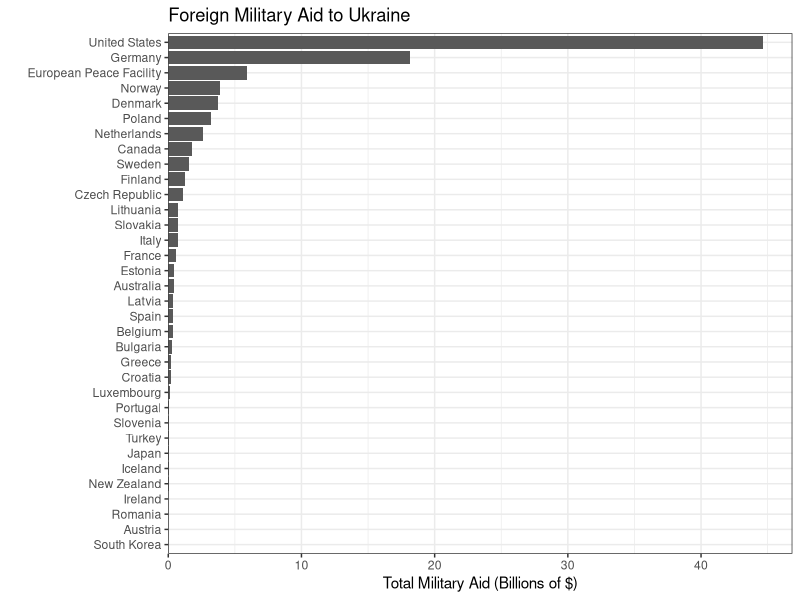

Source code (R):
## ---- chunk 1
library(tidyverse)
library(here)
library(cowplot)


aid <- read.csv(here('data_raw','World Wide Aid.csv'))

View(aid)

aid1 <- aid %>% 
    filter(Type.of.Aid.General == "Military") %>% 
    select(Countries, Original.Currency,Type.of.Aid.General, Monetary.Value.as.Given.by.Source, Total, Converted.Value.in.EUR, Total.monetary.value.delivered.in.EUR, Total_in_USD) %>% 
    filter(Total != "") %>% 
    filter(Total != ".") %>% 
    group_by(Countries) %>% 
    mutate(Total_in_USD = as.double(Total_in_USD)) %>% 
    mutate(Total_by_Country = sum(Total_in_USD)) %>% 
    ungroup()



aid2 <- aid1 %>% 
    select(Countries, Total_by_Country) %>% 
    slice(1, 13, 14,28,31,56,63,91,103,113,125,131,145,149,150,157,161,165,170,189,196,206,213,221,227,237,240,242,254,258,271,284,299,307)

View(aid2)

glimpse(aid1)
View(aid1)

aid2 %>% 
    mutate(Total_by_Country = Total_by_Country / 10^9) %>% 
    mutate(Countries = fct_reorder(Countries, Total_by_Country)) %>% 
    ggplot()+
    geom_col(aes(x = Total_by_Country, y = Countries)) +
    labs(x = "Total Military Aid (Billions of $)", y = "", title = "Foreign Military Aid to Ukraine")+
    theme_bw()+
    scale_x_continuous(expand = expansion(mult = c(0, 0.05)))
    
View(aid)
    

    


